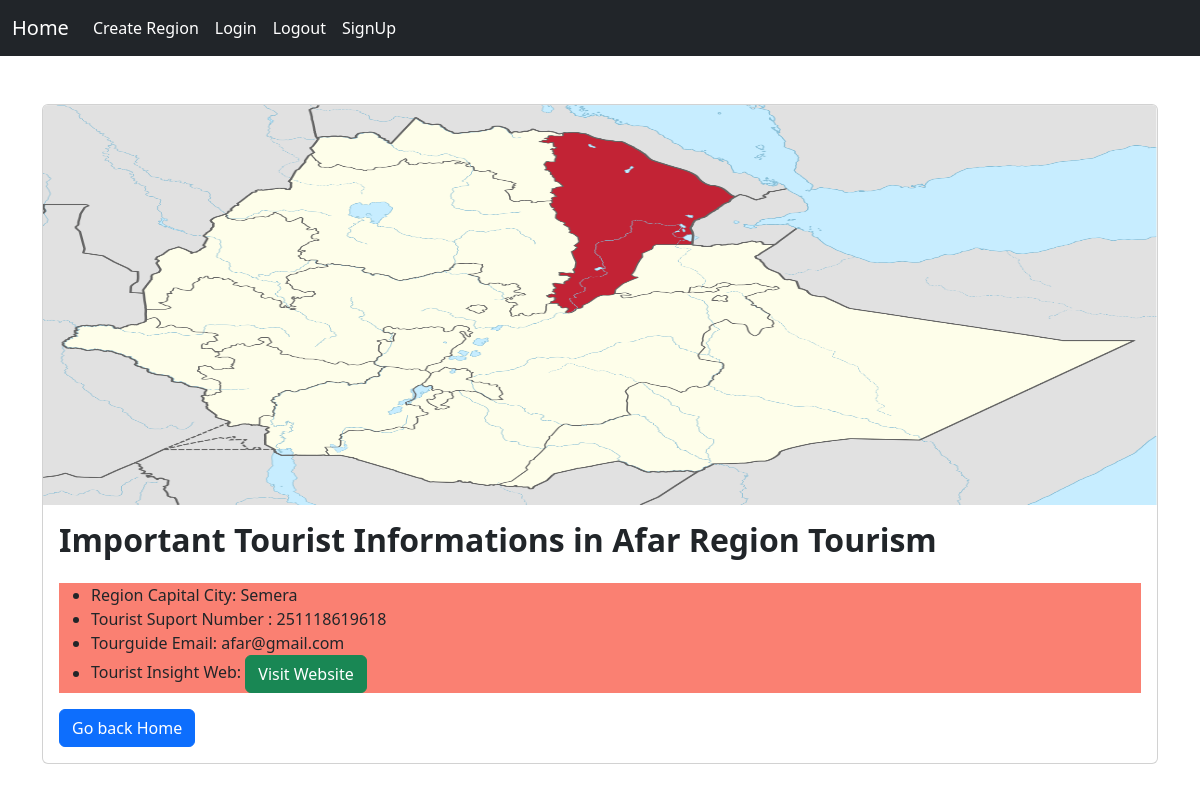
/read_more/4, run on the app's committed database.
### tourist_info/models.py (models this page shows, shortened)
class TouristInfo(models.Model):
    region_number=models.PositiveSmallIntegerField()
    region_name=models.CharField(max_length=200)
    capital_city=models.CharField(max_length=200)
    map=models.ImageField(upload_to='map')
    telephone=models.PositiveBigIntegerField()
    email=models.EmailField()
    website=models.URLField()

### tourist_info/views.py (the view)
# urls.py: path('read_more/<int:pk>', views.read_more, name='read_more'), #127.0.0.1:8000/read_more
def read_more(request, pk):
    region=TouristInfo.objects.get(id=pk)
    context={'region':region}
    return render(request, 'read_more.html', context=context)

### tourist_info/templates/read_more.html (shortened to what this page needs)
{%extends 'base.html'%}
{%block content%}
<div class="container">
<div class="card">
    <img class="card-img-top" src="{{region.map.url}}" width=300,  height=400, alt="{{region.name}} Regional Map">
    <div class="card-body">
      <h2 class="card-title" style="font-weight: bold">Important Tourist Informations in {{region.region_name}} Tourism</h2>
    <div class="row">
        <div class="col-12">
            <p class="card-text">
                <div style="background-color: salmon;">
                <ul>
                    <li>Region Capital City: {{region.capital_city}}</li>
                    <li>Tourist Suport Number : {{region.telephone}}</li>
                    <li>Tourguide Email: {{region.email}}</li>
                    <li>Tourist Insight Web: <a href="{{region.website}}" <button type="button" class="btn btn-success">Visit Website</button></a></li>
                </ul>
            </div>
            </p>
                <a href="{% url "home" %}" class="btn btn-primary">Go back Home</a>
            </div>
        </div>
    </div>
  </div>
  {%endblock content%}

### data on the page
TouristInfo: map (picture), region_name "Afar Region", capital_city "Semera", telephone "251118619618", email "afar@gmail.com"
